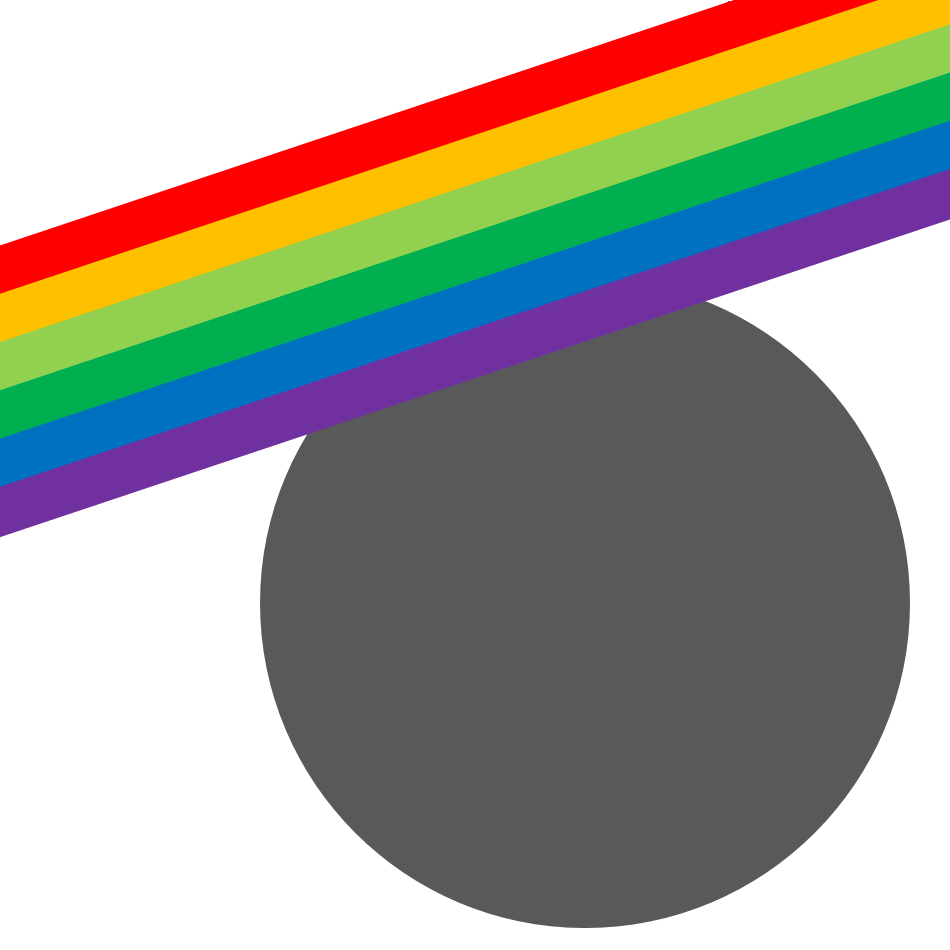
#> input picture excercise1/input-2019.png, 950 x 950 px
$ python RotationScaleMatching.py
#> lines starting #> are read from the running program, lines starting #| are printed output that depends on the picture
import numpy as np
import cv2
import matplotlib.pyplot as plt

#参考
#https://org-technology.com/posts/gauss-newton-method.html

def gaussNewton(function, beta, tolerance, epsilon):
    # Gauss-Newton 法
#> called with beta = array of shape (2,), tolerance = 1e-06, epsilon = 1e-06
    delta = 2*tolerance
    alpha = 1
    loop = 0
    while np.linalg.norm(delta) > tolerance:
        #print('beta',beta)
        F = function(beta)
        J = np.zeros((len(F), len(beta)))  # 有限差分ヤコビアン
        for jj in range(0, len(beta)):
            dBeta = np.zeros(beta.shape)
            dBeta[jj] = epsilon
            J[:, jj] = (function(beta+dBeta)-F)/epsilon
        delta = -np.linalg.pinv(J).dot(F)  # 探索方向
        beta = beta + alpha*delta
        loop = loop +1
        print('loop : ',loop)
    return beta

def objectiveFunction(beta):
    inputPos = np.array([[705,301],[306,435]])
    outputPos = np.array([[683,180],[259,493]])
    centerPos = np.array([475,475])

    piDeg2Rad = (1.0/180) * np.pi
    radTheta = beta[0]*piDeg2Rad
    print('beta',beta)
    MMat = beta[1]*np.matrix([[np.cos(radTheta),np.sin(radTheta)],[-np.sin(radTheta),np.cos(radTheta)]])

    RotadScaledPosList = []
    for i in range(2):
        pos = MMat * np.matrix(inputPos[i]-centerPos).T
        pos = pos + np.matrix(centerPos).T
        RotadScaledPosList.append(pos)

    distance = 0
    distanceList = []
    for i in range(2):
        nowPos = np.array([RotadScaledPosList[i][0],RotadScaledPosList[i][1]])
        distance += (outputPos[i][0]-nowPos[0])**2+(outputPos[i][1]-nowPos[1])**2
        distanceList.append((outputPos[i][0]-nowPos[0])**2)
        distanceList.append((outputPos[i][1]-nowPos[1])**2)

    print('distance',distance[0][0])

    return np.array([distanceList[0][0][0],distanceList[1][0][0],distanceList[2][0][0],distanceList[3][0][0]])

def theoreticalValue(beta):
    img2 = cv2.imread('output-2019.png')
    gray = cv2.cvtColor(img2,cv2.COLOR_BGR2GRAY)
    gray = np.float32(gray)
    dst = cv2.cornerHarris(gray,3,3,0.235)
    img[dst>0.01*dst.max()]=[0,0,255]
    coord = np.where(np.all(img == (0, 0, 255), axis=-1))

    posList = []
    for i in range(len(coord[0])):
        posList.append(np.array([coord[1][i],coord[0][i]]))
        #print("X:%s Y:%s"%(coord[1][i],coord[0][i]))

    # 理論値
    f = beta[0]*x / (beta[1]+x)
    return f

if __name__ == "__main__":
    beta = np.array([0,1.0])
    rst=gaussNewton(objectiveFunction, beta,  1e-6, 1e-6)
    print('result',rst)

    #objectiveFunction_test(beta)

    img1 = cv2.imread('input-2019.png')
#> img1 is the input picture: shape (950, 950, 3); mean B, G, R 148.3, 159.3, 159
    img2 = cv2.imread('output-2019.png')
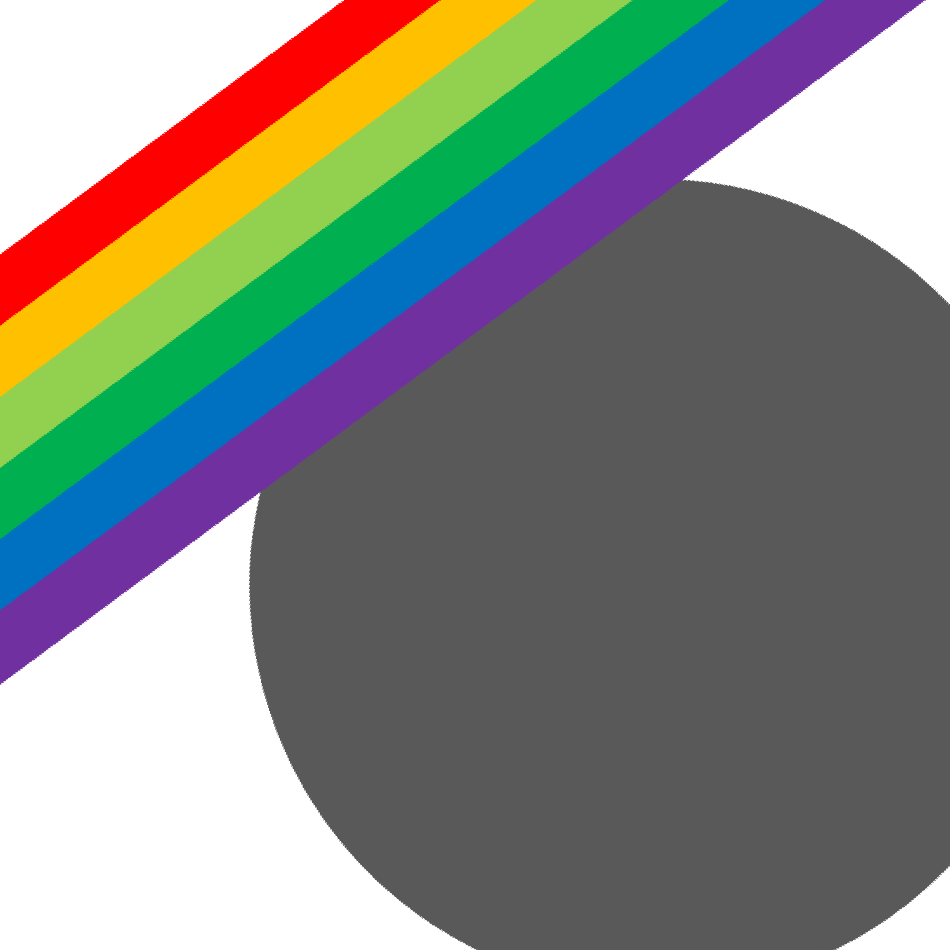
#> input picture excercise1/output-2019.png, 950 x 950 px
#> img2 is the input picture: shape (950, 950, 3); mean B, G, R 129.9, 135.4, 131.1

    imgHight, imgWeight,imgSize = img1.shape
#> imgHight = 950; imgWeight = 950; imgSize = 3

    mat = cv2.getRotationMatrix2D(center=(475, 475), angle=rst[0], scale=rst[1])
    print('affin_matrix',mat)
    affine_img = cv2.warpAffine(img1, mat, (imgWeight, imgHight))
    cv2.imwrite('affine.jpg', affine_img)


    for i in range(2):
        if i == 0:
            img = img1
        if i == 1:
            img = img2


        #特徴抽出機の生成
        gray = cv2.cvtColor(img,cv2.COLOR_BGR2GRAY)
        gray = np.float32(gray)
        dst = cv2.cornerHarris(gray,3,3,0.235)

        #result is dilated for marking the corners, not important
        #dst = cv2.dilate(dst,None)
        # Threshold for an optimal value, it may vary depending on the image.
        img[dst>0.01*dst.max()]=[0,0,255]

        #drawCircle for featrure point
        coord = np.where(np.all(img == (0, 0, 255), axis=-1))
        # [11 lines of commented-out code are left out]
        print('img',i)
        print()
        for j in range(len(coord[0])):
            print("X:%s Y:%s"%(coord[1][j],coord[0][j]))
#> this loop made 2 passes
#> coord on passes 1 to 2: ([301, 435], [705, 306]), ([180, 493], [683, 259])
#| X:705 Y:301
#| X:306 Y:435
#| X:683 Y:180
#| X:259 Y:493
#> pass 1, `gray = cv2.cvtColor(img,cv2.COLOR_BGR2GRAY)`:
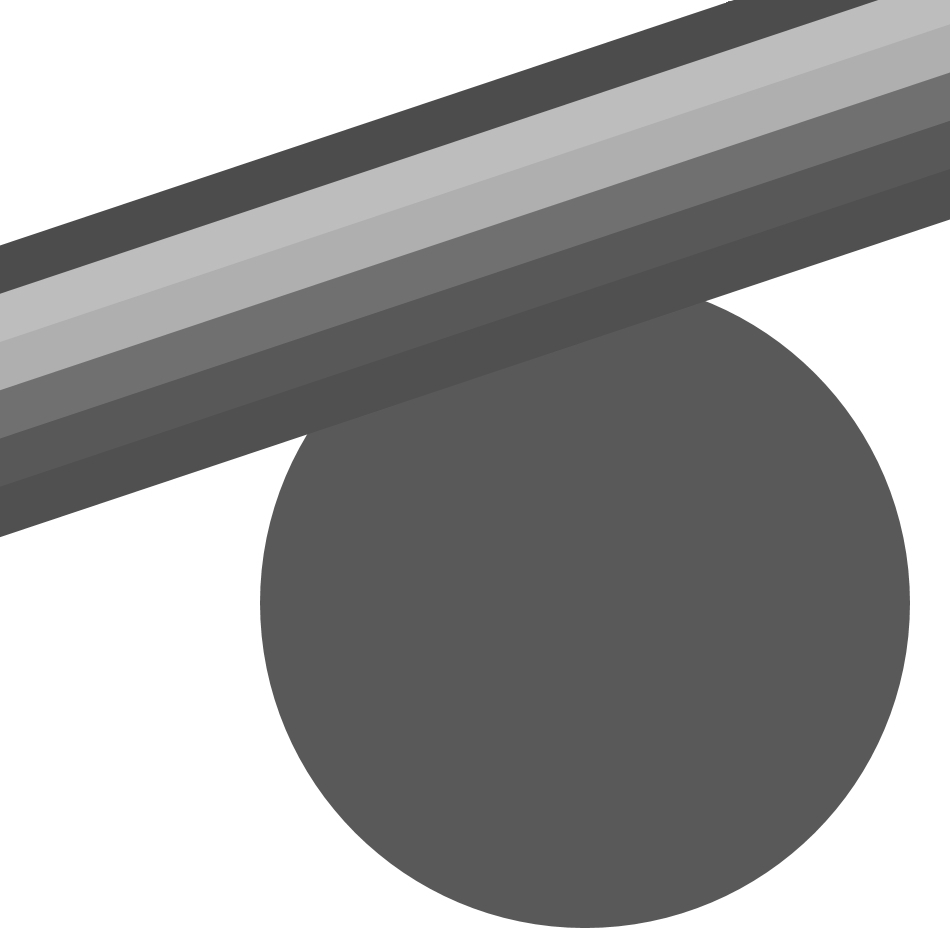
#> gray: shape (950, 950); min 75, max 255, mean 157.9
#> pass 1, `dst = cv2.cornerHarris(gray,3,3,0.235)`:
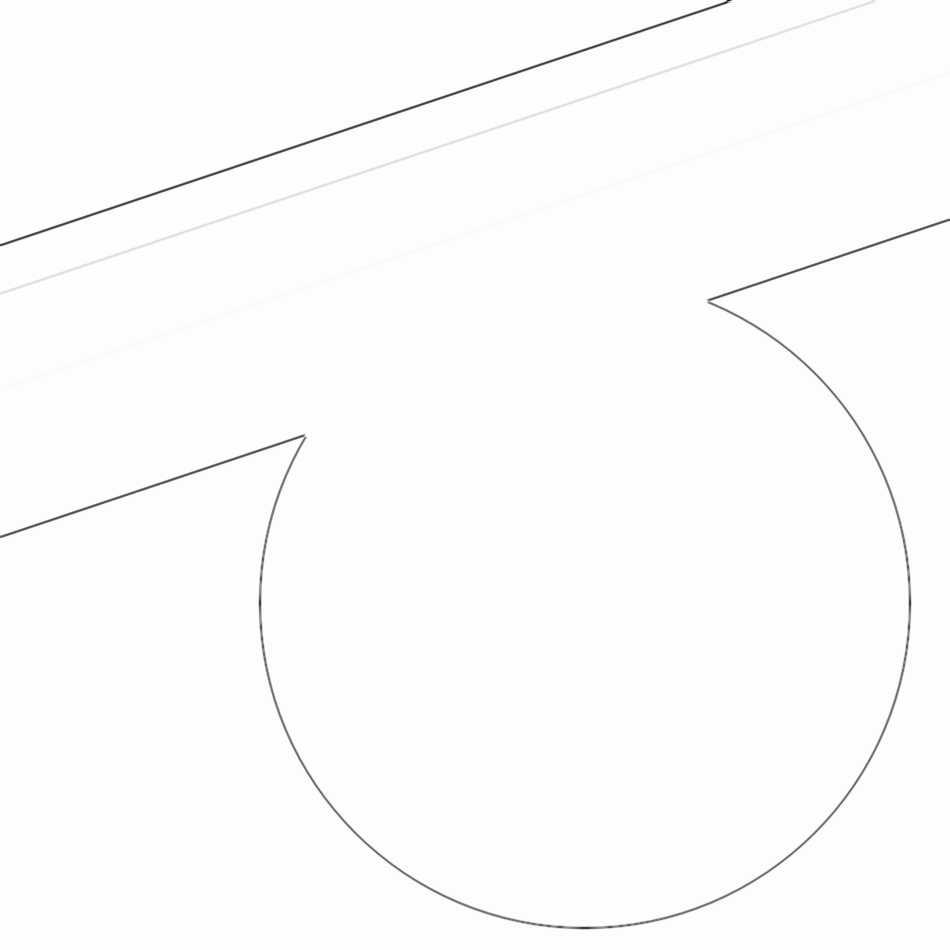
#> dst: shape (950, 950) float32; min -103509888, max 710778, mean -511715.9; drawn with min black and max white
#> pass 2, `gray = cv2.cvtColor(img,cv2.COLOR_BGR2GRAY)`:
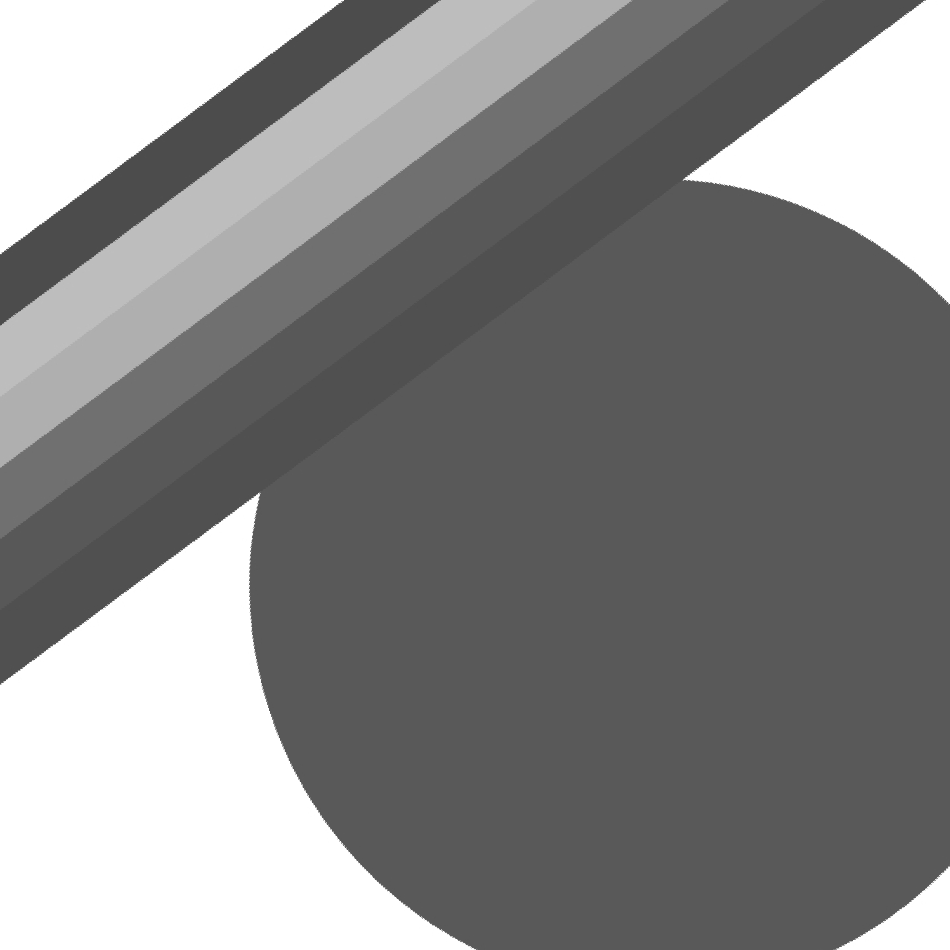
#> gray: shape (950, 950); min 75, max 255, mean 133.5

        #if cv2.waitKey(0) & 0xff == 27:
            #cv2.destroyAllWindows()
